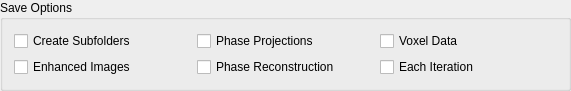
       <widget class="QGroupBox" name="SaveOptionsGroup">
        <property name="geometry">
         <rect>
          <x>10</x>
          <y>390</y>
          <width>571</width>
          <height>82</height>
         </rect>
        </property>
        <property name="toolTip">
         <string>&lt;html&gt;&lt;head/&gt;&lt;body&gt;&lt;p&gt;Specify what needs to be saved.&lt;/p&gt;&lt;/body&gt;&lt;/html&gt;</string>
        </property>
        <property name="title">
         <string>Save Options</string>
        </property>
        <layout class="QGridLayout" name="gridLayout_5">
         <item row="0" column="0">
          <widget class="QCheckBox" name="SubfoldersCheck">
           <property name="toolTip">
            <string>&lt;html&gt;&lt;head/&gt;&lt;body&gt;&lt;p&gt;Save processed data for each image in its subfolder.&lt;/p&gt;&lt;/body&gt;&lt;/html&gt;</string>
           </property>
           <property name="text">
            <string>Create Subfolders</string>
           </property>
          </widget>
         </item>
         <item row="0" column="1">
          <widget class="QCheckBox" name="PhaseProjCheck">
           <property name="toolTip">
            <string>&lt;html&gt;&lt;head/&gt;&lt;body&gt;&lt;p&gt;Save maximum phase proejctions (all three views).&lt;/p&gt;&lt;/body&gt;&lt;/html&gt;</string>
           </property>
           <property name="text">
            <string>Phase Projections</string>
           </property>
          </widget>
         </item>
         <item row="0" column="2">
          <widget class="QCheckBox" name="VoxelDataCheck">
           <property name="toolTip">
            <string>&lt;html&gt;&lt;head/&gt;&lt;body&gt;&lt;p&gt;Save sparse voxel data csv files. Used for centroid extraction -- deleted automatically if not saved.&lt;/p&gt;&lt;/body&gt;&lt;/html&gt;</string>
           </property>
           <property name="text">
            <string>Voxel Data</string>
           </property>
          </widget>
         </item>
         <item row="1" column="0">
          <widget class="QCheckBox" name="EnhanceCheck">
           <property name="toolTip">
            <string>&lt;html&gt;&lt;head/&gt;&lt;body&gt;&lt;p&gt;Save BG subtracted and contrast enchanced images.&lt;/p&gt;&lt;/body&gt;&lt;/html&gt;</string>
           </property>
           <property name="text">
            <string>Enhanced Images</string>
           </property>
          </widget>
         </item>
         <item row="1" column="1">
          <widget class="QCheckBox" name="PhaseEachPlaneCheck">
           <property name="toolTip">
            <string>&lt;html&gt;&lt;head/&gt;&lt;body&gt;&lt;p&gt;Phase reconstructin at each plane. &lt;span style=&quot; font-weight:700;&quot;&gt;Note: results are overwritten by the last processed image if create subfolders is not checked.&lt;/span&gt;&lt;/p&gt;&lt;/body&gt;&lt;/html&gt;</string>
           </property>
           <property name="text">
            <string>Phase Reconstruction</string>
           </property>
          </widget>
         </item>
         <item row="1" column="2">
          <widget class="QCheckBox" name="SaveFISTACheck">
           <property name="toolTip">
            <string>&lt;html&gt;&lt;head/&gt;&lt;body&gt;&lt;p&gt;Results at each FISTA iteration. &lt;span style=&quot; font-weight:700;&quot;&gt;Note: results are overwritten by the last processed image if create subfolders is not checked.&lt;/span&gt;&lt;/p&gt;&lt;/body&gt;&lt;/html&gt;</string>
           </property>
           <property name="text">
            <string>Each Iteration</string>
           </property>
          </widget>
         </item>
        </layout>
       </widget>
